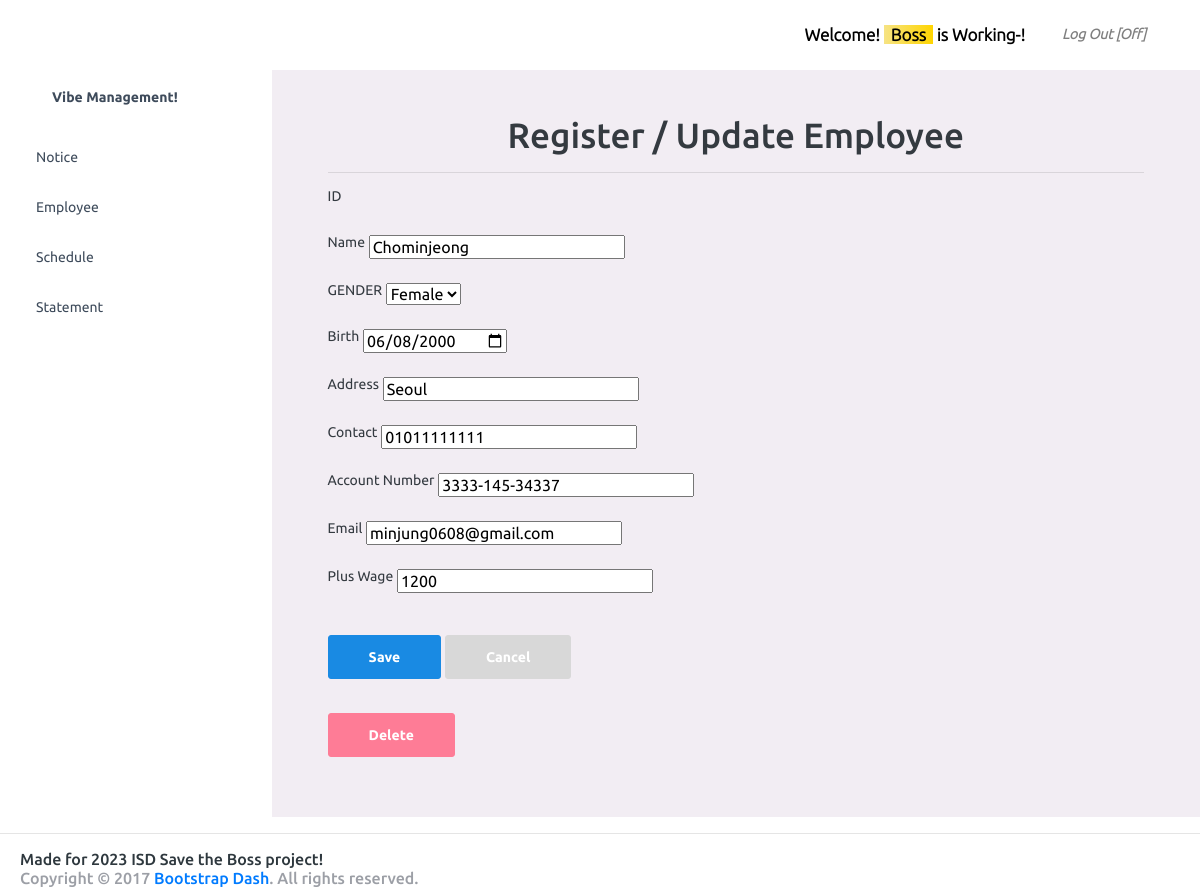
Page /mgmt/empupdate/1/ (signed in) on the committed database.
### management/models.py (models this page shows, shortened)
class Employee(models.Model):
    emp_id = models.AutoField(primary_key=True)
    emp_name = models.CharField(max_length=20)
    emp_birth = models.DateField()
    emp_gender = models.CharField(max_length=1)
    emp_address = models.CharField(max_length=45)
    emp_phone = models.CharField(max_length=45)
    emp_account = models.CharField(max_length=45)
    emp_email = models.EmailField()  # email
    emp_plus = models.IntegerField(default=0)

### management/views.py (the view)
# urls.py: path('empupdate/<int:emp_id>/', views.employee_update, name='update_employee'),
@login_required
def employee_update(request, emp_id):
    employee = Employee.objects.get(emp_id=emp_id)
    form = EmployeeForm(request.POST or None, instance=employee)
    if request.method == "POST":
        if form.is_valid():
            form.save()
            return redirect('list_employees')
    return render(request, 'employee/employee_form.html', {'emp': employee, 'form': form})

### management/forms.py
class EmployeeForm(forms.ModelForm):
    EMPLOYEE_GENDER_CHOICES = [
        ('F', 'Female'),
        ('M', 'Male'),
    ]
    emp_gender = forms.ChoiceField(choices=EMPLOYEE_GENDER_CHOICES)
    emp_birth = forms.DateField(widget=widgets.DateInput(attrs={'type': 'date'}))
    class Meta:
        model = Employee
        fields = '__all__'

### templates/employee/employee_form.html (shortened to what this page needs)
{% extends "index/base.html" %}
{% block content %}
    {% load static %}
    <link rel="stylesheet" href="{% static 'css/style.css' %}">
    <body>
    <div class="container">
        <h1>
            <center>Register / Update Employee</center>
        </h1>
        <hr>
        <form method="POST">
            <div class="form-group">
                <label>ID</label> {{ form.emp_id }} </div>
            <div class="form-group">
                <label>Name</label> {{ form.emp_name }} </div>
            <div class="form-group">
                <label>GENDER</label> {{ form.emp_gender }} </div>
            <div class="form-group">
                <label>Birth</label> {{ form.emp_birth }} </div>
            <div class="form-group">
                <label>Address</label> {{ form.emp_address }} </div>
            <div class="form-group">
                <label>Contact</label> {{ form.emp_phone }} </div>
            <div class="form-group">
                <label>Account Number</label> {{ form.emp_account }} </div>
            <div class="form-group">
                <label>Email</label> {{ form.emp_email }} </div>
            {% if user.username == 'boss' %}
            <div class="form-group">
                <label>Plus Wage</label> {{ form.emp_plus }} </div>
            {% endif %}
         <button class="btn btn-info" type="submit">Save</button>
         <button onclick="window.history.back();" class="btn btn-secondary" type="button">Cancel</button>
        </form>
        {% if emp %}
            <form action="{% url 'delete_employee' emp.emp_id %}" method="POST" id="deleteForm">
                <button id="deleteBtn" class="btn btn-danger" type="submit"
                        onclick="deleteEmployee('{{ emp.emp_id }}')">Delete
                </button>
            </form>
        {% endif %}
    </div>
    </body>
{% endblock %}

### templates/index/base.html (shortened to what this page needs)
{% load socialaccount %}
{% load static %}
<html>
<head>
    <link rel="stylesheet" href="/static/vendors/css/vendor.bundle.base.css">
    <link rel="stylesheet" href="/static/css/style.css">
</head>
<body>
<div class="container-scroller">
    <nav class="navbar default-layout-navbar col-lg-12 col-12 p-0 fixed-top d-flex flex-row">
        <div class="text-center navbar-brand-wrapper d-flex align-items-center justify-content-center">
        </div>
        <div class="navbar-menu-wrapper d-flex align-items-stretch">
            <ul class="navbar-nav navbar-nav-right ">
                <li class="nav-item nav-profile ">
                    <div class="nav-profile-text" style="font-size: 17px; font-weight: bold; padding-right: 2rem;">
                        <span class="mb-5 text-black"> Welcome! <span
                                class="bg-gradient-warning" style="padding-right: 7px;padding-left: 7px;"> {{ user.first_name }}</span> is Working-! </span>
                    </div>
                </li>
                <li class="nav-item nav-logout d-none d-lg-block">
                    {% if user.is_authenticated %}
                        <a href="{% url 'logout' %}" style="padding: 5px; font-weight: bold;">
                            <i class="mdi mdi-power text-black-50"> Log Out [Off] </i>
                        </a>
                    {% endif %}
                </li>
                <li class="nav-item nav-settings d-none d-lg-block">
                </li>
            </ul>
        </div>
    </nav>
    <div class="container-fluid page-body-wrapper ">
        <nav class="sidebar sidebar-offcanvas" style="width: 275px !important;"  id="sidebar">
            <ul class="nav position-fixed" style="width: 265px !important;" >
                <li class="nav-item nav-profile"  style="padding-right: 0px !important;">
                    <a href="#" class="nav-link">
                        <div class="nav-profile-text d-flex flex-column">
                            <span class="font-weight-bold mb-2"> Vibe Management! </span>
                        </div>
                    </a>
                </li>
                <li class="nav-item">
                    <a class="nav-link" href="{% url 'notice_list' %}">
                        <span class="menu-title">Notice</span>
                    </a>
                </li>
                <li class="nav-item">
                     {% if user.username == 'boss' %}
                        <a class="nav-link" href="{% url 'list_employees' %}">
                            <span class="menu-title">Employee</span>
                        </a>
                    {% endif %}
                </li>
                <li class="nav-item" style="width: 257px !important; padding-right: 16px !important;">
                    <a class="nav-link" data-toggle="collapse" href="#general-pages" aria-expanded="false"
                       aria-controls="general-pages">
                        <span class="menu-title"> Schedule </span>
                    </a>
                </li>
                <li class="nav-item" style="width: 257px !important; padding-right: 16px !important;">
                    <a class="nav-link" data-toggle="collapse" href="#general-pages2" aria-expanded="false"
                       aria-controls="general-pages">
                        <span class="menu-title"> Statement </span>
                    </a>
                </li>
            </ul>
        </nav>
        <div class="main-panel">
            <div class="content-wrapper">
                {% block content %}
                {% endblock %}
            </div>
        </div>
    </div>
</div>
<hr>
{% block footer %}
    {% include 'index/info.html' %}
{% endblock %}
</body>
</html>

### rows in the picture
Employee: emp_name "Chominjeong", emp_gender "Female", emp_birth "06/08/2000", emp_address "Seoul", emp_phone "01011111111", emp_account "3333-145-34337", emp_email "minjung0608@gmail.com", emp_plus "1200"

### other values in the picture
{{ user.first_name }} "Boss"
